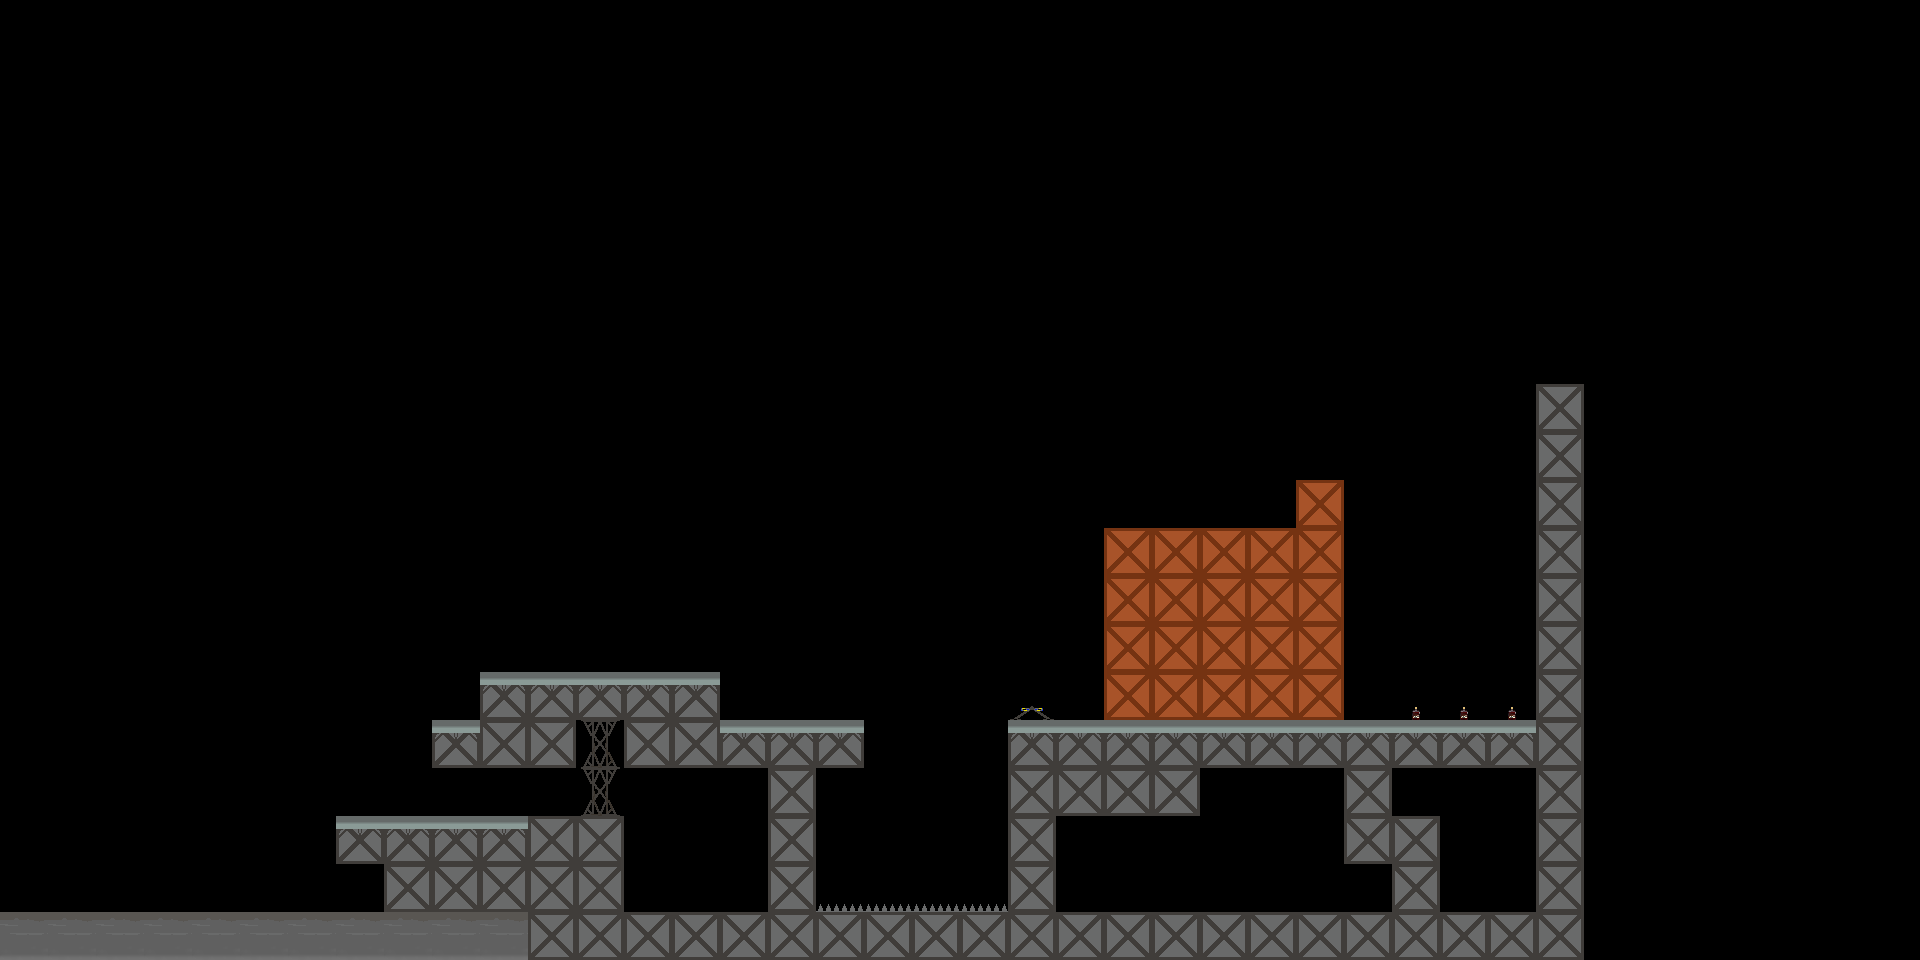

The image is a tile-based game level rendered from a .tmx file. Its description and source (layers, tilesets, objects; grid data summarised) follow:
An orthogonal 40x20 tile map with 48x48 px tiles, 6 tile layers (walls, turrets, deadable, specials, ...).

<map version="1.10" tiledversion="1.11.2" orientation="orthogonal" renderorder="right-down" width="40" height="20" tilewidth="48" tileheight="48" infinite="0" nextlayerid="8" nextobjectid="1">
 <editorsettings>
  <export target="test_map." format="tmx" />
 </editorsettings>
 <tileset firstgid="1" source="../tilesets/tiles_1.tsx" />
 <layer id="2" name="walls" width="40" height="20">
  <data>[800 cells, 94 non-empty, 4 distinct tile ids]</data>
 </layer>
 <layer id="7" name="turrets" width="40" height="20">
  <data>[800 cells, 1 non-empty, 1 distinct tile ids]</data>
 </layer>
 <layer id="3" name="deadable" width="40" height="20">
  <data>[800 cells, 4 non-empty, 1 distinct tile ids]</data>
 </layer>
 <layer id="4" name="specials" width="40" height="20">
  <data>[800 cells, 3 non-empty, 1 distinct tile ids]</data>
 </layer>
 <layer id="5" name="breakable" width="40" height="20">
  <data>[800 cells, 21 non-empty, 1 distinct tile ids]</data>
 </layer>
 <layer id="6" name="collision" width="40" height="20">
  <data>[800 cells, 115 non-empty, 5 distinct tile ids]</data>
 </layer>
</map>
